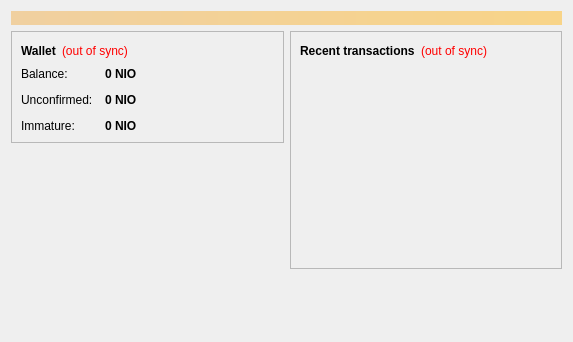
<?xml version="1.0" encoding="UTF-8"?>
<ui version="4.0">
 <class>OverviewPage</class>
 <widget class="QWidget" name="OverviewPage">
  <property name="geometry">
   <rect>
    <x>0</x>
    <y>0</y>
    <width>573</width>
    <height>342</height>
   </rect>
  </property>
  <property name="windowTitle">
   <string>Form</string>
  </property>
  <layout class="QVBoxLayout" name="topLayout">
   <item>
    <widget class="QLabel" name="labelAlerts">
     <property name="visible">
      <bool>false</bool>
     </property>
     <property name="styleSheet">
      <string notr="true">background-color: qlineargradient(x1: 0, y1: 0, x2: 1, y2: 0, stop:0 #F0D0A0, stop:1 #F8D488); color:#000000;</string>
     </property>
     <property name="wordWrap">
      <bool>true</bool>
     </property>
     <property name="margin">
      <number>3</number>
     </property>
    </widget>
   </item>
   <item>
    <layout class="QHBoxLayout" name="horizontalLayout" stretch="1,1">
     <item>
      <layout class="QVBoxLayout" name="verticalLayout_2">
       <item>
        <widget class="QFrame" name="frame">
         <property name="frameShape">
          <enum>QFrame::StyledPanel</enum>
         </property>
         <property name="frameShadow">
          <enum>QFrame::Raised</enum>
         </property>
         <layout class="QVBoxLayout" name="verticalLayout_4">
          <item>
           <layout class="QHBoxLayout" name="horizontalLayout_4">
            <item>
             <widget class="QLabel" name="label_5">
              <property name="font">
               <font>
                <weight>75</weight>
                <bold>true</bold>
               </font>
              </property>
              <property name="text">
               <string>Wallet</string>
              </property>
             </widget>
            </item>
            <item>
             <widget class="QLabel" name="labelWalletStatus">
              <property name="toolTip">
               <string>The displayed information may be out of date. Your wallet automatically synchronizes with the Niobiocoin network after a connection is established, but this process has not completed yet.</string>
              </property>
              <property name="styleSheet">
               <string notr="true">QLabel { color: red; }</string>
              </property>
              <property name="text">
               <string notr="true">(out of sync)</string>
              </property>
              <property name="alignment">
               <set>Qt::AlignLeading|Qt::AlignLeft|Qt::AlignVCenter</set>
              </property>
             </widget>
            </item>
            <item>
             <spacer name="horizontalSpacer_2">
              <property name="orientation">
               <enum>Qt::Horizontal</enum>
              </property>
              <property name="sizeHint" stdset="0">
               <size>
                <width>40</width>
                <height>20</height>
               </size>
              </property>
             </spacer>
            </item>
           </layout>
          </item>
          <item>
           <layout class="QFormLayout" name="formLayout_2">
            <property name="fieldGrowthPolicy">
             <enum>QFormLayout::AllNonFixedFieldsGrow</enum>
            </property>
            <property name="horizontalSpacing">
             <number>12</number>
            </property>
            <property name="verticalSpacing">
             <number>12</number>
            </property>
            <item row="0" column="0">
             <widget class="QLabel" name="label">
              <property name="text">
               <string>Balance:</string>
              </property>
             </widget>
            </item>
            <item row="0" column="1">
             <widget class="QLabel" name="labelBalance">
              <property name="font">
               <font>
                <weight>75</weight>
                <bold>true</bold>
               </font>
              </property>
              <property name="cursor">
               <cursorShape>IBeamCursor</cursorShape>
              </property>
              <property name="toolTip">
               <string>Your current balance</string>
              </property>
              <property name="text">
               <string notr="true">0 NIO</string>
              </property>
              <property name="textInteractionFlags">
               <set>Qt::LinksAccessibleByMouse|Qt::TextSelectableByKeyboard|Qt::TextSelectableByMouse</set>
              </property>
             </widget>
            </item>
            <item row="1" column="0">
             <widget class="QLabel" name="label_3">
              <property name="text">
               <string>Unconfirmed:</string>
              </property>
             </widget>
            </item>
            <item row="1" column="1">
             <widget class="QLabel" name="labelUnconfirmed">
              <property name="font">
               <font>
                <weight>75</weight>
                <bold>true</bold>
               </font>
              </property>
              <property name="cursor">
               <cursorShape>IBeamCursor</cursorShape>
              </property>
              <property name="toolTip">
               <string>Total of transactions that have yet to be confirmed, and do not yet count toward the current balance</string>
              </property>
              <property name="text">
               <string notr="true">0 NIO</string>
              </property>
              <property name="textInteractionFlags">
               <set>Qt::LinksAccessibleByMouse|Qt::TextSelectableByKeyboard|Qt::TextSelectableByMouse</set>
              </property>
             </widget>
            </item>
            <item row="2" column="0">
             <widget class="QLabel" name="labelImmatureText">
              <property name="text">
               <string>Immature:</string>
              </property>
             </widget>
            </item>
            <item row="2" column="1">
             <widget class="QLabel" name="labelImmature">
              <property name="font">
               <font>
                <weight>75</weight>
                <bold>true</bold>
               </font>
              </property>
              <property name="toolTip">
               <string>Mined balance that has not yet matured</string>
              </property>
              <property name="text">
               <string notr="true">0 NIO</string>
              </property>
              <property name="textInteractionFlags">
               <set>Qt::LinksAccessibleByMouse|Qt::TextSelectableByKeyboard|Qt::TextSelectableByMouse</set>
              </property>
             </widget>
            </item>
           </layout>
          </item>
         </layout>
        </widget>
       </item>
       <item>
        <spacer name="verticalSpacer">
         <property name="orientation">
          <enum>Qt::Vertical</enum>
         </property>
         <property name="sizeHint" stdset="0">
          <size>
           <width>20</width>
           <height>40</height>
          </size>
         </property>
        </spacer>
       </item>
      </layout>
     </item>
     <item>
      <layout class="QVBoxLayout" name="verticalLayout_3">
       <item>
        <widget class="QFrame" name="frame_2">
         <property name="frameShape">
          <enum>QFrame::StyledPanel</enum>
         </property>
         <property name="frameShadow">
          <enum>QFrame::Raised</enum>
         </property>
         <layout class="QVBoxLayout" name="verticalLayout">
          <item>
           <layout class="QHBoxLayout" name="horizontalLayout_2">
            <item>
             <widget class="QLabel" name="label_4">
              <property name="text">
               <string>&lt;b&gt;Recent transactions&lt;/b&gt;</string>
              </property>
             </widget>
            </item>
            <item>
             <widget class="QLabel" name="labelTransactionsStatus">
              <property name="toolTip">
               <string>The displayed information may be out of date. Your wallet automatically synchronizes with the Niobiocoin network after a connection is established, but this process has not completed yet.</string>
              </property>
              <property name="styleSheet">
               <string notr="true">QLabel { color: red; }</string>
              </property>
              <property name="text">
               <string notr="true">(out of sync)</string>
              </property>
              <property name="alignment">
               <set>Qt::AlignRight|Qt::AlignTrailing|Qt::AlignVCenter</set>
              </property>
             </widget>
            </item>
            <item>
             <spacer name="horizontalSpacer">
              <property name="orientation">
               <enum>Qt::Horizontal</enum>
              </property>
              <property name="sizeHint" stdset="0">
               <size>
                <width>40</width>
                <height>20</height>
               </size>
              </property>
             </spacer>
            </item>
           </layout>
          </item>
          <item>
           <widget class="QListView" name="listTransactions">
            <property name="styleSheet">
             <string notr="true">QListView { background: transparent; }</string>
            </property>
            <property name="frameShape">
             <enum>QFrame::NoFrame</enum>
            </property>
            <property name="verticalScrollBarPolicy">
             <enum>Qt::ScrollBarAlwaysOff</enum>
            </property>
            <property name="horizontalScrollBarPolicy">
             <enum>Qt::ScrollBarAlwaysOff</enum>
            </property>
            <property name="selectionMode">
             <enum>QAbstractItemView::NoSelection</enum>
            </property>
           </widget>
          </item>
         </layout>
        </widget>
       </item>
       <item>
        <spacer name="verticalSpacer_2">
         <property name="orientation">
          <enum>Qt::Vertical</enum>
         </property>
         <property name="sizeHint" stdset="0">
          <size>
           <width>20</width>
           <height>40</height>
          </size>
         </property>
        </spacer>
       </item>
      </layout>
     </item>
    </layout>
   </item>
  </layout>
 </widget>
 <resources/>
 <connections/>
</ui>
